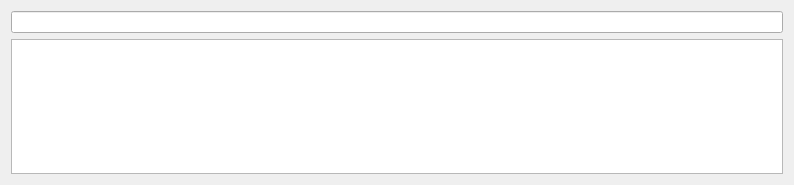
<?xml version="1.0" encoding="UTF-8"?>
<ui version="4.0">
 <class>AssistantForm</class>
 <widget class="QWidget" name="AssistantForm">
  <property name="geometry">
   <rect>
    <x>0</x>
    <y>0</y>
    <width>794</width>
    <height>185</height>
   </rect>
  </property>
  <property name="windowTitle">
   <string>Form</string>
  </property>
  <layout class="QGridLayout" name="gridLayout">
   <item row="0" column="0">
    <layout class="QVBoxLayout" name="verticalLayout">
     <item>
      <widget class="QLineEdit" name="inputEdit"/>
     </item>
    </layout>
   </item>
   <item row="1" column="0">
    <widget class="QListWidget" name="itemsWidget"/>
   </item>
  </layout>
 </widget>
 <resources/>
 <connections/>
</ui>
